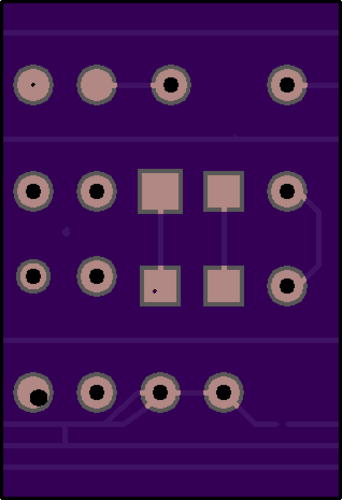
//> input picture db/test_pcb.png, 342 x 500 px
$ ./main   (built with g++ and OpenCV 4)
//> lines starting //> are read from the running program, lines starting //| are printed output that depends on the picture; after the words box and inside, x2 and y2 are one past the last pixel; in counts of white or black regions, pixels touching at a corner belong together
#include <iostream>
#include <opencv2/opencv.hpp>

using namespace cv;
using namespace std;

// [44 lines left out: function imgAlignment, not called in this run]

cv::Mat imgPreprocessor(Mat &img)
{
    Mat result;
    threshold(img, result, 47, 255, CV_THRESH_BINARY);
    return result;
}

// [12 lines left out: function imfill, not called in this run]

vector<Mat> imgSegmentation(Mat &img)
{
    vector<Mat> segments;
    segments.reserve(4);

    //Hole detection
    Mat kernel1 = getStructuringElement(2, Size(4, 4), Point(2, 2));
    Mat detHole1, detHole;
    morphologyEx(img, detHole1, MORPH_CLOSE, kernel1);
    //detHole1 = img;
    bitwise_xor(detHole1, img, detHole);

    //Square pad segmentation
    Mat kernel2 = getStructuringElement(0, Size(31, 31), Point(15, 15));
    Mat squarePad1;
    morphologyEx(detHole1, squarePad1, MORPH_OPEN, kernel2);

    //Hole pad segmentation
    Mat holePad1, holePad2;
    Mat kernel3 = getStructuringElement(0, Size(7, 7), Point(3, 3));
    //Mat kernel3 = getStructuringElement(0, Size(3, 3), Point(1, 1));
    bitwise_xor(detHole1, squarePad1, holePad1);
    morphologyEx(holePad1, holePad2, MORPH_OPEN, kernel3);

    //Rectangular pad segmentation
    Mat rectPad1, rectPad2;
    Mat kernel4 = getStructuringElement(2, Size(5, 5), Point(2, 2));
    bitwise_xor(holePad1, holePad2, rectPad1);
    morphologyEx(rectPad1, rectPad2, MORPH_OPEN, kernel4);

    segments.push_back(squarePad1 & img); //Square
    segments.push_back(holePad2 & img);   //Hole
    segments.push_back(rectPad2 & img);   //Line

    return segments;
}

int main()
{
    namedWindow("img1", WINDOW_KEEPRATIO);
    namedWindow("img2", WINDOW_KEEPRATIO);
    namedWindow("img3", WINDOW_KEEPRATIO);
    //namedWindow("img4", WINDOW_KEEPRATIO);
    //namedWindow("img5", WINDOW_KEEPRATIO);

    Mat testImg = imread("test_pcb.png", CV_LOAD_IMAGE_GRAYSCALE);
//> testImg: 500 rows x 342 cols, CV_8UC1; min 0, max 234, mean 52.5
    Mat refImg = imread("ref_pcb.png", CV_LOAD_IMAGE_GRAYSCALE);
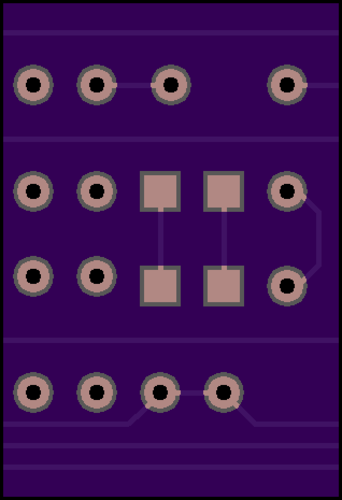
//> input picture db/ref_pcb.png, 342 x 500 px
//> refImg: 500 rows x 342 cols, CV_8UC1; min 0, max 158, mean 52.2

    if(!testImg.data)
    {
        cout <<  "Could not open or find the test image" << std::endl ;
        return -1;
    }
    if(!refImg.data)
    {
        cout <<  "Could not open or find the reference image" << std::endl ;
        return -1;
    }


    resize(refImg, refImg, testImg.size(), 0, 0, INTER_LINEAR);

    //refImg = imgAlignment(testImg, refImg);

    testImg = imgPreprocessor(testImg);
//> in imgPreprocessor, `threshold(img, result, 47, 255, CV_THRESH_BINARY);`: result: 500 rows x 342 cols, CV_8UC1; 20.2% white; 23 white regions (4 under 20 px), largest, box (x1, y1, x2, y2) and area: (4, 372, 338, 448) 5364, (137, 169, 183, 307) 4036, (203, 171, 244, 307) 3667
    refImg = imgPreprocessor(refImg);
//> in imgPreprocessor (call 2), `threshold(img, result, 47, 255, CV_THRESH_BINARY);`: result: 500 rows x 342 cols, CV_8UC1; 19.9% white; 18 white regions, largest, box (x1, y1, x2, y2) and area: (4, 372, 338, 427) 3687, (203, 171, 244, 307) 3667, (140, 171, 181, 307) 3666

    vector<Mat> refSegments = imgSegmentation(refImg);
//> in imgSegmentation, `morphologyEx(img, detHole1, MORPH_CLOSE, kernel1);`: detHole1: 500 rows x 342 cols, CV_8UC1; 19.9% white; 18 white regions, largest, box (x1, y1, x2, y2) and area: (5, 373, 339, 428) 3702, (141, 172, 182, 308) 3665, (204, 172, 245, 308) 3665
//> in imgSegmentation, `bitwise_xor(detHole1, img, detHole);`: detHole: 500 rows x 342 cols, CV_8UC1; 3.9% white in thin lines or dots, all inside (x1, y1, x2, y2) = (4, 30, 339, 471)
//> in imgSegmentation, `morphologyEx(detHole1, squarePad1, MORPH_OPEN, kernel2);`: squarePad1: 500 rows x 342 cols, CV_8UC1; 4% white; 4 white regions, box (x1, y1, x2, y2) and area: (141, 266, 182, 308) 1719, (204, 266, 245, 308) 1719, (141, 172, 182, 213) 1678, (204, 172, 245, 213) 1678
//> in imgSegmentation, `bitwise_xor(detHole1, squarePad1, holePad1);`: holePad1: 500 rows x 342 cols, CV_8UC1; 15.9% white; 18 white regions, largest, box (x1, y1, x2, y2) and area: (5, 373, 339, 428) 3702, (267, 172, 322, 308) 2755, (77, 65, 193, 107) 2499
//> in imgSegmentation, `morphologyEx(holePad1, holePad2, MORPH_OPEN, kernel3);`: holePad2: 500 rows x 342 cols, CV_8UC1; 9.4% white; 14 white regions, largest, box (x1, y1, x2, y2) and area: (151, 65, 192, 106) 1162, (203, 373, 244, 413) 1156, (78, 65, 118, 106) 1155
//> in imgSegmentation, `bitwise_xor(holePad1, holePad2, rectPad1);`: rectPad1: 500 rows x 342 cols, CV_8UC1; 6.5% white; 50 white regions (37 under 20 px), largest, box (x1, y1, x2, y2) and area: (5, 31, 339, 36) 1667, (5, 138, 339, 143) 1667, (5, 339, 339, 344) 1667
//> in imgSegmentation, `morphologyEx(rectPad1, rectPad2, MORPH_OPEN, kernel4);`: rectPad2: 500 rows x 342 cols, CV_8UC1; 6.4% white; 13 white regions, largest, box (x1, y1, x2, y2) and area: (5, 31, 339, 36) 1662, (5, 138, 339, 143) 1662, (5, 339, 339, 344) 1662
//> in imgSegmentation, `segments.push_back(squarePad1 & img);`: segments[0]: 500 rows x 342 cols, CV_8UC1; 3.8% white; 4 white regions, box (x1, y1, x2, y2) and area: (141, 266, 181, 307) 1640, (204, 266, 244, 307) 1640, (141, 172, 181, 213) 1605, (204, 172, 244, 213) 1605
//> in imgSegmentation, `segments.push_back(holePad2 & img);`: segments[1]: 500 rows x 342 cols, CV_8UC1; 8.9% white; 14 white regions, largest, box (x1, y1, x2, y2) and area: (151, 65, 192, 106) 1107, (78, 65, 118, 106) 1098, (203, 373, 244, 413) 1098
//> in imgSegmentation, `segments.push_back(rectPad2 & img);`: segments[2]: 500 rows x 342 cols, CV_8UC1; 5.1% white; 13 white regions, largest, box (x1, y1, x2, y2) and area: (5, 31, 338, 35) 1329, (5, 138, 338, 142) 1329, (5, 339, 338, 343) 1329
    vector<Mat> testSegments = imgSegmentation(testImg);
//> in imgSegmentation (call 2), `morphologyEx(img, detHole1, MORPH_CLOSE, kernel1);`: detHole1: 500 rows x 342 cols, CV_8UC1; 20.3% white; 20 white regions (1 under 20 px), largest, box (x1, y1, x2, y2) and area: (5, 373, 339, 449) 5394, (138, 170, 184, 308) 4044, (204, 172, 245, 308) 3665
//> in imgSegmentation (call 2), `bitwise_xor(detHole1, img, detHole);`: detHole: 500 rows x 342 cols, CV_8UC1; 4% white in thin lines or dots
//> in imgSegmentation (call 2), `morphologyEx(detHole1, squarePad1, MORPH_OPEN, kernel2);`: squarePad1: 500 rows x 342 cols, CV_8UC1; 4.2% white; 4 white regions, box (x1, y1, x2, y2) and area: (138, 170, 184, 215) 2067, (141, 266, 182, 308) 1719, (204, 266, 245, 308) 1719, (204, 172, 245, 213) 1678
//> in imgSegmentation (call 2), `bitwise_xor(detHole1, squarePad1, holePad1);`: holePad1: 500 rows x 342 cols, CV_8UC1; 16.1% white; 20 white regions (1 under 20 px), largest, box (x1, y1, x2, y2) and area: (5, 373, 339, 449) 5394, (267, 172, 322, 308) 2755, (77, 65, 193, 107) 2666
//> in imgSegmentation (call 2), `morphologyEx(holePad1, holePad2, MORPH_OPEN, kernel3);`: holePad2: 500 rows x 342 cols, CV_8UC1; 9.3% white; 15 white regions, largest, box (x1, y1, x2, y2) and area: (78, 65, 118, 106) 1322, (15, 65, 54, 106) 1321, (151, 65, 192, 106) 1162
//> in imgSegmentation (call 2), `bitwise_xor(holePad1, holePad2, rectPad1);`: rectPad1: 500 rows x 342 cols, CV_8UC1; 6.7% white; 51 white regions (34 under 20 px), largest, box (x1, y1, x2, y2) and area: (5, 422, 339, 449) 2251, (5, 136, 339, 143) 1678, (5, 31, 339, 36) 1667
//> in imgSegmentation (call 2), `morphologyEx(rectPad1, rectPad2, MORPH_OPEN, kernel4);`: rectPad2: 500 rows x 342 cols, CV_8UC1; 6.5% white; 17 white regions, largest, box (x1, y1, x2, y2) and area: (5, 423, 339, 449) 2237, (5, 136, 339, 143) 1672, (5, 31, 339, 36) 1662
//> in imgSegmentation (call 2), `segments.push_back(squarePad1 & img);`: segments[0]: 500 rows x 342 cols, CV_8UC1; 4% white; 4 white regions, box (x1, y1, x2, y2) and area: (138, 170, 183, 215) 1986, (204, 266, 244, 307) 1640, (141, 266, 181, 307) 1630, (204, 172, 244, 213) 1605
//> in imgSegmentation (call 2), `segments.push_back(holePad2 & img);`: segments[1]: 500 rows x 342 cols, CV_8UC1; 8.9% white; 15 white regions, largest, box (x1, y1, x2, y2) and area: (78, 65, 118, 106) 1286, (15, 65, 54, 106) 1273, (151, 65, 192, 106) 1107
//> in imgSegmentation (call 2), `segments.push_back(rectPad2 & img);`: segments[2]: 500 rows x 342 cols, CV_8UC1; 5.3% white; 17 white regions, largest, box (x1, y1, x2, y2) and area: (5, 423, 338, 448) 1798, (5, 136, 338, 142) 1339, (5, 31, 338, 35) 1329

    //Negative - Execive Gx1
    //Positive - Missing Gx2
    Mat G11, G12, G21, G22, G31, G32;
    G11 = testSegments[0] - refSegments[0];
//> G11: 500 rows x 342 cols, CV_8UC1; 0.22% white in thin lines or dots, all inside (x1, y1, x2, y2) = (138, 170, 183, 215)
    G12 = refSegments[0] - testSegments[0];
//> G12: 500 rows x 342 cols, CV_8UC1; 0.01% white in thin lines or dots, all inside (x1, y1, x2, y2) = (153, 289, 157, 293)
    G21 = testSegments[1] - refSegments[1];
//> G21: 500 rows x 342 cols, CV_8UC1; 0.31% white; 4 white regions, box (x1, y1, x2, y2) and area: (89, 78, 105, 93) 188, (26, 78, 42, 93) 180, (26, 385, 41, 399) 96, (105, 419, 114, 427) 64
    G22 = refSegments[1] - testSegments[1];
//> G22: 500 rows x 342 cols, CV_8UC1; 0.33% white; 2 white regions, box (x1, y1, x2, y2) and area: (15, 257, 54, 297) 324, (30, 390, 54, 412) 244
    G31 = testSegments[2] - refSegments[2];
//> G31: 500 rows x 342 cols, CV_8UC1; 0.25% white; 7 white regions (2 under 20 px), largest, box (x1, y1, x2, y2) and area: (111, 391, 142, 419) 170, (39, 394, 53, 411) 90, (62, 427, 70, 444) 73, (122, 411, 140, 423) 39, (64, 228, 70, 236) 36
    G32 = refSegments[2] - testSegments[2];
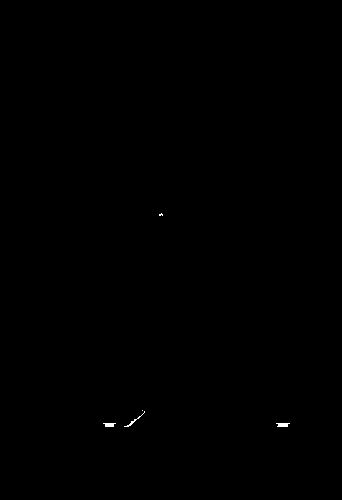
//> G32: 500 rows x 342 cols, CV_8UC1; 0.08% white; 5 white regions (2 under 20 px), largest, box (x1, y1, x2, y2) and area: (276, 423, 290, 427) 45, (103, 423, 116, 427) 40, (124, 411, 145, 427) 38

    cvtColor(testImg, testImg, CV_GRAY2BGR);
    Mat squareDefects = testImg.clone();
    Mat holeDefects = testImg.clone();
    Mat lineDefects = testImg.clone();
    Mat allDefects = testImg.clone();

    vector<Vec4i> lines;
    HoughLinesP(G11, lines, 1, CV_PI/180, 0, 0, 0);
//> lines = 88 lines (x1, y1, x2, y2), first 8: [139, 213, 139, 170], [182, 213, 182, 170], [181, 213, 181, 170], [159, 214, 159, 213], [138, 213, 138, 170], [144, 171, 144, 170], [151, 171, 151, 170], [147, 213, 147, 212]
    for(size_t i = 0; i < lines.size(); i++)
    {
        Vec4i l = lines[i];
        line(squareDefects, Point(l[0], l[1]), Point(l[2], l[3]), Scalar(0,0,255), 2, 1);
        line(allDefects, Point(l[0], l[1]), Point(l[2], l[3]), Scalar(0,0,255), 2, 1);
    }
//> this loop made 88 passes
//> l on passes 1 to 12: [139, 213, 139, 170], [182, 213, 182, 170], [181, 213, 181, 170], [159, 214, 159, 213], [138, 213, 138, 170], [144, 171, 144, 170], [151, 171, 151, 170], [147, 213, 147, 212], [147, 171, 147, 170], [141, 171, 141, 170], [172, 171, 172, 170], [149, 171, 149, 170]
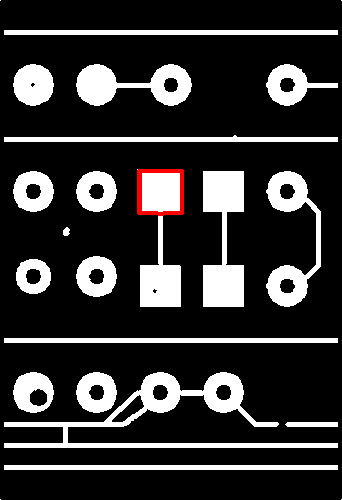
//> squareDefects: 500 rows x 342 cols, CV_8UC3; mean B, G, R 50.6, 50.6, 51.7

    HoughLinesP(G12, lines, 1, CV_PI/180, 0, 0, 0);
//> lines = 4 lines (x1, y1, x2, y2): [153, 291, 153, 290], [156, 290, 156, 290], [154, 292, 154, 289], [155, 292, 155, 290]
    for(size_t i = 0; i < lines.size(); i++)
    {
        Vec4i l = lines[i];
        line(squareDefects, Point(l[0], l[1]), Point(l[2], l[3]), Scalar(255,0,0), 2, 1);
        line(allDefects, Point(l[0], l[1]), Point(l[2], l[3]), Scalar(255,0,0), 2, 1);
    }
//> this loop made 4 passes
//> squareDefects: 500 rows x 342 cols, CV_8UC3; 22 pixels changed, all inside (x1, y1, x2, y2) = (152, 288, 158, 294)

    HoughLinesP(G21-G32, lines, 1, CV_PI/180, 0, 0, 0);
//> lines = 63 lines (x1, y1, x2, y2), first 8: [27, 397, 27, 387], [40, 89, 40, 80], [35, 92, 35, 78], [32, 92, 32, 87], [99, 91, 99, 78], [94, 91, 94, 78], [41, 86, 41, 83], [28, 398, 28, 386]
    for(size_t i = 0; i < lines.size(); i++)
    {
        Vec4i l = lines[i];
        line(holeDefects, Point(l[0], l[1]), Point(l[2], l[3]), Scalar(0,0,255), 2, 1);
        line(allDefects, Point(l[0], l[1]), Point(l[2], l[3]), Scalar(0,0,255), 2, 1);
    }
//> this loop made 63 passes
//> l on passes 1 to 12: [27, 397, 27, 387], [40, 89, 40, 80], [35, 92, 35, 78], [32, 92, 32, 87], [99, 91, 99, 78], [94, 91, 94, 78], [41, 86, 41, 83], [28, 398, 28, 386], [113, 422, 113, 422], [107, 422, 107, 419], [37, 91, 37, 79], [38, 90, 38, 79]
//> holeDefects: 500 rows x 342 cols, CV_8UC3; mean B, G, R 50.6, 50.6, 51.6
//> allDefects: 500 rows x 342 cols, CV_8UC3; mean B, G, R 49.7, 49.7, 51.7

    HoughLinesP(G22, lines, 1, CV_PI/180, 0, 0, 0);
//> lines = 124 lines (x1, y1, x2, y2), first 8: [15, 283, 15, 269], [16, 285, 16, 266], [36, 405, 36, 400], [49, 267, 49, 264], [48, 406, 48, 394], [46, 264, 46, 260], [47, 291, 47, 287], [34, 296, 34, 294]
    for(size_t i = 0; i < lines.size(); i++)
    {
        Vec4i l = lines[i];
        line(holeDefects, Point(l[0], l[1]), Point(l[2], l[3]), Scalar(255,0,0), 2, 1);
        line(allDefects, Point(l[0], l[1]), Point(l[2], l[3]), Scalar(255,0,0), 2, 1);
    }
//> this loop made 124 passes
//> l on passes 1 to 12: [15, 283, 15, 269], [16, 285, 16, 266], [36, 405, 36, 400], [49, 267, 49, 264], [48, 406, 48, 394], [46, 264, 46, 260], [47, 291, 47, 287], [34, 296, 34, 294], [33, 404, 33, 401], [40, 295, 40, 293], [53, 278, 53, 274], [28, 295, 28, 293]
//> holeDefects: 500 rows x 342 cols, CV_8UC3; mean B, G, R 51.5, 50.2, 51.2
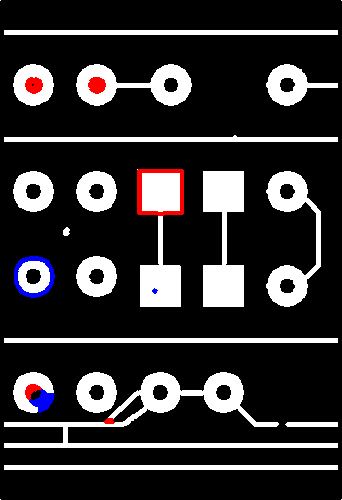
//> allDefects: 500 rows x 342 cols, CV_8UC3; mean B, G, R 50.6, 49.3, 51.3

    HoughLinesP(G31-G22, lines, 1, CV_PI/180, 1, 1, 0);
//> lines = 63 lines (x1, y1, x2, y2), first 8: [129, 398, 134, 398], [63, 427, 67, 433], [120, 406, 126, 406], [234, 137, 234, 136], [123, 404, 128, 404], [121, 411, 124, 408], [114, 412, 119, 412], [125, 402, 130, 402]
    for(size_t i = 0; i < lines.size(); i++)
    {
        Vec4i l = lines[i];
        line(lineDefects, Point(l[0], l[1]), Point(l[2], l[3]), Scalar(0,0,255), 2, 1);
        line(allDefects, Point(l[0], l[1]), Point(l[2], l[3]), Scalar(0,0,255), 2, 1);
    }
//> this loop made 63 passes
//> l on passes 1 to 12: [129, 398, 134, 398], [63, 427, 67, 433], [120, 406, 126, 406], [234, 137, 234, 136], [123, 404, 128, 404], [121, 411, 124, 408], [114, 412, 119, 412], [125, 402, 130, 402], [64, 433, 67, 439], [137, 412, 138, 412], [132, 395, 141, 394], [64, 430, 67, 436]
//> lineDefects: 500 rows x 342 cols, CV_8UC3; mean B, G, R 51, 51, 51.7
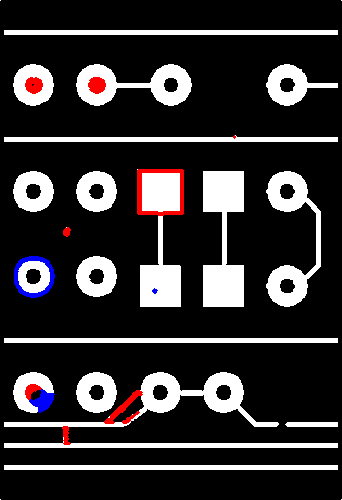
//> allDefects: 500 rows x 342 cols, CV_8UC3; 0.28% of pixels changed, all inside (x1, y1, x2, y2) = (62, 135, 236, 445)

    HoughLinesP(G32-G21, lines, 1, CV_PI/180, 3, 3, 0);
//> lines = 7 lines (x1, y1, x2, y2): [276, 423, 289, 423], [130, 423, 142, 414], [280, 426, 287, 425], [278, 424, 283, 425], [127, 426, 134, 421], [284, 426, 287, 426], [281, 424, 286, 424]
    for(size_t i = 0; i < lines.size(); i++)
    {
        Vec4i l = lines[i];
        line(lineDefects, Point(l[0], l[1]), Point(l[2], l[3]), Scalar(255,0,0), 2, 1);
        line(allDefects, Point(l[0], l[1]), Point(l[2], l[3]), Scalar(255,0,0), 2, 1);
    }
//> this loop made 7 passes
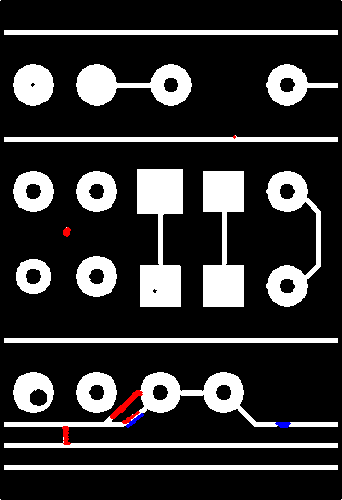
//> lineDefects: 500 rows x 342 cols, CV_8UC3; mean B, G, R 51.1, 50.9, 51.6
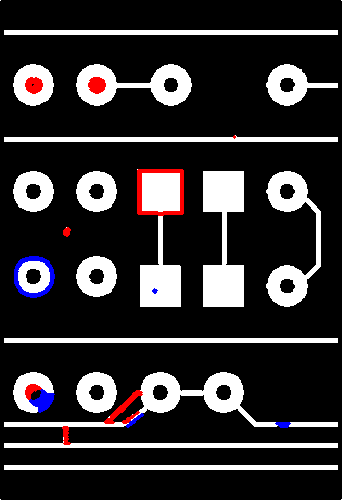
//> allDefects: 500 rows x 342 cols, CV_8UC3; 0.09% of pixels changed, all inside (x1, y1, x2, y2) = (126, 413, 291, 428)

    int defectType = 3;
    createTrackbar( "Type: ", "img3", &defectType, 3, 0);

    for(;;)
    {
        imshow("img1", refImg);
        imshow("img2", testImg);
        //imshow("img4", refSegments[2]);
        //imshow("img5", testSegments[2]);

        switch (defectType) {
        case 0:
            imshow("img3", squareDefects);
            break;
        case 1:
            imshow("img3", holeDefects);
            break;
        case 2:
            imshow("img3", lineDefects);
            break;
        default:
            imshow("img3", allDefects);
            break;
        }

        if((char) waitKey(1) == 'q') break;
//> the 'q' key is pressed
    }

    return 0;
}
